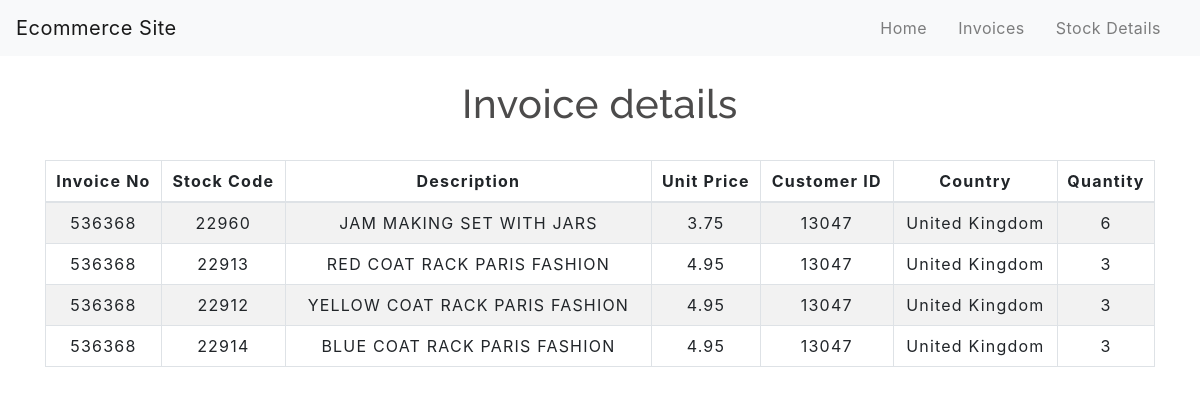
Screenshot of /query6.php?InvoiceNo=536368 with the database file from the repository.
### tables this page shows
CREATE TABLE `Orders` (
  `InvoiceNo` varchar(10) DEFAULT NULL,
  `StockCode` varchar(10) DEFAULT NULL,
  `Quantity` int(5) DEFAULT NULL,
  KEY `InvoiceNo` (`InvoiceNo`),
  KEY `StockCode` (`StockCode`),
  CONSTRAINT `Orders_ibfk_1` FOREIGN KEY (`InvoiceNo`) REFERENCES `Invoice` (`InvoiceNo`)
);

CREATE TABLE `Stock` (
  `StockCode` varchar(10) NOT NULL,
  `Description` varchar(50) DEFAULT NULL,
  `UnitPrice` float DEFAULT NULL,
  PRIMARY KEY (`StockCode`)
);

CREATE TABLE `Invoice` (
  `InvoiceNo` varchar(10) NOT NULL,
  `InvoiceDate` date DEFAULT NULL,
  `CustomerID` int(8) DEFAULT NULL,
  `Country` varchar(25) DEFAULT NULL,
  PRIMARY KEY (`InvoiceNo`)
);

### query6.php (the view, shortened to what this page needs)
<!DOCTYPE html>
<html lang="en">
<head>
    <link rel="stylesheet" href="https://maxcdn.bootstrapcdn.com/bootstrap/4.0.0/css/bootstrap.min.css">
    <link rel="stylesheet" type="text/css" href="css/table.css">
    <link rel="stylesheet" type="text/css" href="css/navbar.css">
</head>
<body>
<?php
    include 'config.php';
    $InvoiceNo = $_GET['InvoiceNo'];
$query = mysqli_query($conn, "SELECT Invoice.CustomerID, Invoice.Country, Orders.InvoiceNo, Orders.StockCode, Stock.Description, Stock.UnitPrice, Orders.Quantity FROM Orders INNER JOIN Invoice ON Orders.InvoiceNo = Invoice.InvoiceNo INNER JOIN Stock ON Orders.StockCode = Stock.StockCode WHERE Invoice.InvoiceNo = '".$InvoiceNo."'")
   or die (mysqli_error($conn));
?>
<?php
  include 'navbar.php';
?>
<div class="container">
        <h2 class="text-center pt-4">Invoice details</h2>
        <br>
            <div class="row">
                <div class="col">
                    <div class="table-responsive-sm">
                    <table class="table table-hover table-sm table-striped table-condensed table-bordered">
                        <thead>
                            <tr>
                            <th scope="col" class="text-center py-2">Invoice No</th>
                            <th scope="col" class="text-center py-2">Stock Code</th>
                            <th scope="col" class="text-center py-2">Description</th>
                            <th scope="col" class="text-center py-2">Unit Price</th>
                            <th scope="col" class="text-center py-2">Customer ID</th>
                            <th scope="col" class="text-center py-2">Country</th>
                            <th scope="col" class="text-center py-2">Quantity</th>
                            </tr>
                        </thead>
                        <tbody>
                <?php
                    while($rows=mysqli_fetch_assoc($query)){
                ?>
                    <tr>
                        <td class="py-2"><?php echo $rows['InvoiceNo'] ?></td>
                        <td class="py-2"><?php echo $rows['StockCode']?></td>
                        <td class="py-2"><?php echo $rows['Description']?></td>
                        <td class="py-2"><?php echo $rows['UnitPrice']?></td>
                        <td class="py-2"><?php echo $rows['CustomerID']?></td>
                        <td class="py-2"><?php echo $rows['Country']?></td>
                        <td class="py-2"><?php echo $rows['Quantity']?></td>
                    </tr>
                <?php
                    }
                ?>
                        </tbody>
                    </table>
                    </div>
                </div>
            </div>
         </div>
</body>
</html>

### css/table.css (style rules this page uses)
* { padding: 10; margin: 0; box-sizing: border-box;] }
h2 { font-size: 40px; }
table { letter-spacing: 1.2px; }
td { text-align: center; }

### css/navbar.css (style rules this page uses)
h2 { color: #4C4B4B; letter-spacing: 0.5px; font-family: raleway; }

### rows the page displays
orders: InvoiceNo "536368", StockCode "22960", stock.Description "JAM MAKING SET WITH JARS", stock.UnitPrice "3.75", InvoiceNo.CustomerID "13047", InvoiceNo.Country "United Kingdom", Quantity "6"
orders: InvoiceNo "536368", StockCode "22913", stock.Description "RED COAT RACK PARIS FASHION", stock.UnitPrice "4.95", InvoiceNo.CustomerID "13047", InvoiceNo.Country "United Kingdom", Quantity "3"
orders: InvoiceNo "536368", StockCode "22912", stock.Description "YELLOW COAT RACK PARIS FASHION", stock.UnitPrice "4.95", InvoiceNo.CustomerID "13047", InvoiceNo.Country "United Kingdom", Quantity "3"
orders: InvoiceNo "536368", StockCode "22914", stock.Description "BLUE COAT RACK PARIS FASHION", stock.UnitPrice "4.95", InvoiceNo.CustomerID "13047", InvoiceNo.Country "United Kingdom", Quantity "3"
